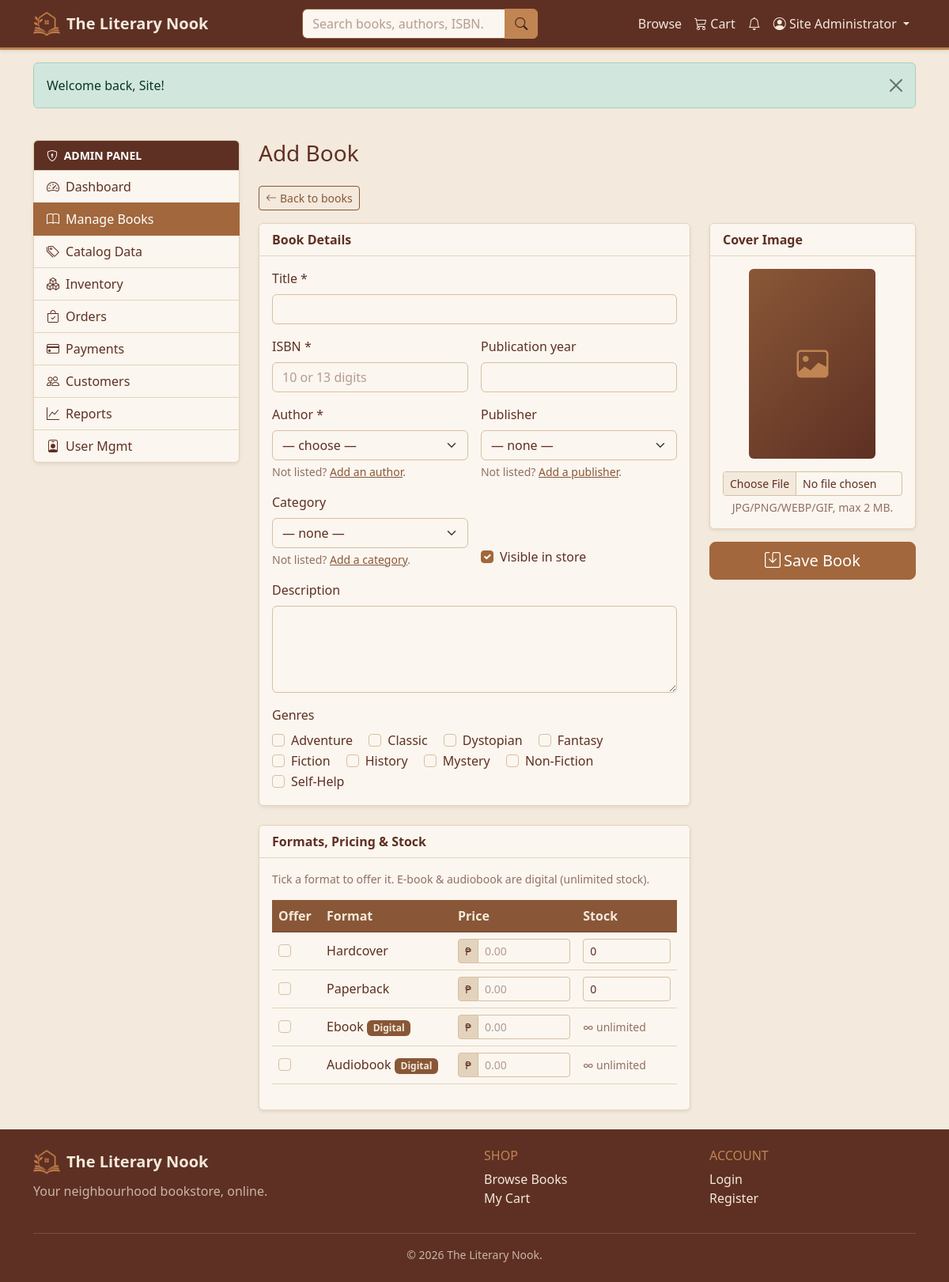
/admin/book_form.php (signed in), run on the app's committed database.
### tables this page shows
CREATE TABLE genres (
    genre_id INT UNSIGNED NOT NULL AUTO_INCREMENT,
    name     VARCHAR(60)  NOT NULL,
    PRIMARY KEY (genre_id),
    UNIQUE KEY uq_genre_name (name)
);

### functions/functions.php (called while the page is built, shortened)
<?php
function e($value): string
{
    return htmlspecialchars((string) $value, ENT_QUOTES, 'UTF-8');
}
function url(string $path = ''): string
{
    return BASE_URL . ltrim($path, '/');
}
function old(string $key, string $default = ''): string
{
    return e($_SESSION['old'][$key] ?? $default);
}

### config/database.php (called while the page is built, shortened)
<?php
try {
    $conn = mysqli_connect(DB_HOST, DB_USER, DB_PASS, DB_NAME);
    mysqli_set_charset($conn, 'utf8mb4');
} catch (mysqli_sql_exception $e) {
    error_log('Database connection failed: ' . $e->getMessage());
    http_response_code(503);
    echo '<div style="font-family:system-ui,sans-serif;max-width:640px;margin:3rem auto;'
       . 'padding:1.5rem;border:1px solid #e3d3bc;border-radius:.75rem">'
       . '<h3 style="color:#a8412f;margin-top:0">Service temporarily unavailable</h3>'
       . '<p>The site cannot reach its database right now. Please try again shortly.</p>'
       . '</div>';
    exit;
}
function db_types(array $params): string
{
    $types = '';
    foreach ($params as $p) {
        if (is_int($p))        $types .= 'i';
        elseif (is_float($p))  $types .= 'd';
        else                   $types .= 's';
    }
    return $types;
}
function db_run(string $sql, array $params = [], string $types = '')
{
    global $conn;
    $stmt = mysqli_prepare($conn, $sql);
    if ($params) {
        if ($types === '') $types = db_types($params);
        mysqli_stmt_bind_param($stmt, $types, ...$params);
    }
    mysqli_stmt_execute($stmt);
    return $stmt;
}
function db_all(string $sql, array $params = [], string $types = ''): array
{
    $stmt = db_run($sql, $params, $types);
    $res  = mysqli_stmt_get_result($stmt);
    $rows = mysqli_fetch_all($res, MYSQLI_ASSOC);
    return $rows;
}

### admin/book_form.php (the view, shortened to what this page needs)
<?php
$id     = (int) ($_GET['id'] ?? 0);
$isEdit = $id > 0;
$FORMAT_TYPES = ['hardcover' => 0, 'paperback' => 0, 'ebook' => 1, 'audiobook' => 1];
$book = $isEdit ? db_one('SELECT * FROM books WHERE book_id = ?', [$id]) : null;
$allGenres  = db_all('SELECT genre_id, name FROM genres ORDER BY name');
$bookGenres = $isEdit ? array_map('intval',
    array_column(db_all('SELECT genre_id FROM book_genres WHERE book_id = ?', [$id]), 'genre_id')) : [];
$existingFmts = [];
include INCLUDES_PATH . '/header.php';
include INCLUDES_PATH . '/dash_open.php';
?>
<a href="<?= url('admin/books.php') ?>" class="btn btn-sm btn-outline-secondary mb-3"><i class="bi bi-arrow-left me-1"></i>Back to books</a>
<form method="post" enctype="multipart/form-data" class="needs-validation" data-loading novalidate>
  <div class="row g-4">
    <div class="col-lg-8">
      <div class="card shadow-sm mb-4">
        <div class="card-header bg-white fw-semibold">Book Details</div>
        <div class="card-body">
          <div class="row g-3">
            <div class="col-12"><label class="form-label">Title *</label>
              <input name="title" class="form-control" required maxlength="<?= TITLE_MAX ?>"
                     value="<?= e($book['title'] ?? old('title')) ?>">
              <div class="invalid-feedback">Title is required (max <?= TITLE_MAX ?> characters).</div></div>
            <div class="col-md-6"><label class="form-label">ISBN *</label>
              <input name="isbn" class="form-control" required inputmode="numeric"
                     pattern="[0-9\-\s]*" data-isbn
                     placeholder="10 or 13 digits"
                     value="<?= e($book['isbn'] ?? old('isbn')) ?>">
              <div class="invalid-feedback">ISBN must be 10 or 13 digits (numbers only).</div></div>
            <div class="col-md-6"><label class="form-label">Publication year</label>
              <input name="publication_year" type="number" class="form-control"
                     min="<?= YEAR_MIN ?>" max="<?= date('Y') ?>" step="1"
                     value="<?= e($book['publication_year'] ?? old('publication_year')) ?>">
              <div class="invalid-feedback">Enter a year between <?= YEAR_MIN ?> and <?= date('Y') ?>.</div></div>
            <div class="col-md-6"><label class="form-label" for="author_id">Author *</label>
              <select name="author_id" id="author_id" class="form-select" required>
                <option value="">— choose —</option>
              </select>
              <div class="form-text">
                Not listed? <a href="<?= url('admin/taxonomy.php?type=authors') ?>">Add an author</a>.
              </div>
            </div>
            <div class="col-md-6"><label class="form-label" for="publisher_id">Publisher</label>
              <select name="publisher_id" id="publisher_id" class="form-select">
                <option value="">— none —</option>
              </select>
              <div class="form-text">
                Not listed? <a href="<?= url('admin/taxonomy.php?type=publishers') ?>">Add a publisher</a>.
              </div>
            </div>
            <div class="col-md-6"><label class="form-label" for="category_id">Category</label>
              <select name="category_id" id="category_id" class="form-select">
                <option value="">— none —</option>
              </select>
              <div class="form-text">
                Not listed? <a href="<?= url('admin/taxonomy.php?type=categories') ?>">Add a category</a>.
              </div>
            </div>
            <div class="col-md-6 d-flex align-items-end">
              <div class="form-check">
                <input class="form-check-input" type="checkbox" name="is_active" id="is_active" value="1"
                       <?= (!$isEdit || $book['is_active']) ? 'checked' : '' ?>>
                <label class="form-check-label" for="is_active">Visible in store</label>
              </div>
            </div>
            <div class="col-12"><label class="form-label">Description</label>
              <textarea name="description" rows="4" class="form-control"><?= e($book['description'] ?? old('description')) ?></textarea></div>
            <div class="col-12"><label class="form-label d-block">Genres</label>
              <?php foreach ($allGenres as $g): ?>
                <div class="form-check form-check-inline">
                  <input class="form-check-input" type="checkbox" name="genres[]" value="<?= (int) $g['genre_id'] ?>"
                         id="bg<?= (int) $g['genre_id'] ?>" <?= in_array((int)$g['genre_id'],$bookGenres,true)?'checked':'' ?>>
                  <label class="form-check-label" for="bg<?= (int) $g['genre_id'] ?>"><?= e($g['name']) ?></label>
                </div>
              <?php endforeach; ?>
            </div>
          </div>
        </div>
      </div>
      <div class="card shadow-sm">
        <div class="card-header bg-white fw-semibold">Formats, Pricing &amp; Stock</div>
        <div class="card-body">
          <p class="text-muted small">Tick a format to offer it. E-book &amp; audiobook are digital (unlimited stock).</p>
          <table class="table align-middle">
            <thead class="table-light"><tr><th>Offer</th><th>Format</th><th>Price</th><th>Stock</th></tr></thead>
            <tbody>
            <?php foreach ($FORMAT_TYPES as $t => $digital):
                $ex = $existingFmts[$t] ?? null; ?>
              <tr>
                <td><input class="form-check-input" type="checkbox" name="fmt[<?= $t ?>][enabled]" value="1" <?= $ex?'checked':'' ?>></td>
                <td class="text-capitalize"><?= $t ?> <?php if ($digital): ?><span class="badge text-bg-info">digital</span><?php endif; ?></td>
                <td style="max-width:150px;">
                  <div class="input-group input-group-sm">
                    <span class="input-group-text"><?= e(CURRENCY) ?></span>
                    <input type="number" step="0.01" min="0.01" max="<?= PRICE_MAX ?>"
                           name="fmt[<?= $t ?>][price]" class="form-control" placeholder="0.00"
                           value="<?= $ex ? e($ex['price']) : '' ?>">
                  </div>
                </td>
                <td style="max-width:120px;">
                  <?php if ($digital): ?><span class="text-muted small">∞ unlimited</span>
                  <?php else: ?>
                    <input type="number" min="0" max="<?= STOCK_MAX ?>" step="1"
                           name="fmt[<?= $t ?>][stock]" class="form-control form-control-sm"
                           value="<?= $ex ? (int) $ex['stock_qty'] : '0' ?>">
                  <?php endif; ?>
                </td>
              </tr>
            <?php endforeach; ?>
            </tbody>
          </table>
        </div>
      </div>
    </div>
    <div class="col-lg-4">
      <div class="card shadow-sm">
        <div class="card-header bg-white fw-semibold">Cover Image</div>
        <div class="card-body text-center">
          <?php if ($isEdit && !empty($book['cover_image']) && file_exists(UPLOAD_PATH.'/'.$book['cover_image'])): ?>
            <img src="<?= e(UPLOAD_URL.$book['cover_image']) ?>" class="book-cover rounded mb-3" style="max-width:160px;">
          <?php else: ?>
            <div class="book-cover-placeholder rounded mb-3 mx-auto" style="max-width:160px;"><i class="bi bi-image"></i></div>
          <?php endif; ?>
          <input type="file" name="cover" accept="image/*" class="form-control form-control-sm">
          <div class="form-text">JPG/PNG/WEBP/GIF, max 2 MB.<?= $isEdit ? ' Leave empty to keep current.' : '' ?></div>
        </div>
      </div>
      <div class="d-grid mt-3">
        <button class="btn btn-warning btn-lg"><i class="bi bi-save me-1"></i>Save Book</button>
      </div>
    </div>
  </div>
</form>
<?php
include INCLUDES_PATH . '/dash_close.php';
include INCLUDES_PATH . '/footer.php';

### data on the page
genres: name "Adventure"
genres: name "Classic"
genres: name "Dystopian"
genres: name "Fantasy"
genres: name "Fiction"
genres: name "History"
genres: name "Mystery"
genres: name "Non-Fiction"
genres: name "Self-Help"

### other printed values
SITE_NAME "The Literary Nook"
$u['name'] "Site Administrator"
$f['message'] "Welcome back, Site!"
$label "Dashboard"
$label "Manage Books"
$label "Catalog Data"
$label "Inventory"
$label "Orders"
$label "Payments"
$label "Customers"
$label "Reports"
$label "User Mgmt"
$dash_title "Add Book"
$t "Hardcover"
$t "Paperback"
